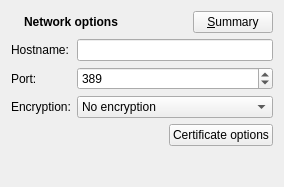
         <widget class="QWidget" name="WStackPage" >
          <layout class="QGridLayout" >
           <item row="2" column="0" >
            <widget class="QLabel" name="textLabel3" >
             <property name="text" >
              <string>Port:</string>
             </property>
             <property name="wordWrap" >
              <bool>false</bool>
             </property>
            </widget>
           </item>
           <item row="2" column="1" colspan="2" >
            <widget class="QSpinBox" name="portBox" >
             <property name="maximum" >
              <number>32767</number>
             </property>
             <property name="value" >
              <number>389</number>
             </property>
            </widget>
           </item>
           <item row="1" column="0" >
            <widget class="QLabel" name="textLabel2" >
             <property name="text" >
              <string>Hostname:</string>
             </property>
             <property name="wordWrap" >
              <bool>false</bool>
             </property>
            </widget>
           </item>
           <item row="1" column="1" colspan="2" >
            <widget class="QLineEdit" name="hostnameEdit" />
           </item>
           <item row="0" column="0" colspan="3" >
            <layout class="QHBoxLayout" >
             <item>
              <widget class="QLabel" name="pixmapLabel1_2" >
               <property name="sizePolicy" >
                <sizepolicy vsizetype="Preferred" hsizetype="Maximum" >
                 <horstretch>0</horstretch>
                 <verstretch>0</verstretch>
                </sizepolicy>
               </property>
               <property name="pixmap" >
                <pixmap/>
               </property>
               <property name="scaledContents" >
                <bool>false</bool>
               </property>
               <property name="wordWrap" >
                <bool>false</bool>
               </property>
              </widget>
             </item>
             <item>
              <widget class="QLabel" name="textLabel4" >
               <property name="text" >
                <string>&lt;b>Network options&lt;/b></string>
               </property>
               <property name="wordWrap" >
                <bool>false</bool>
               </property>
              </widget>
             </item>
             <item>
              <widget class="QPushButton" name="pushButton6" >
               <property name="sizePolicy" >
                <sizepolicy vsizetype="Fixed" hsizetype="Maximum" >
                 <horstretch>0</horstretch>
                 <verstretch>0</verstretch>
                </sizepolicy>
               </property>
               <property name="text" >
                <string>&amp;Summary</string>
               </property>
               <property name="shortcut" >
                <string>Alt+S</string>
               </property>
               <property name="autoDefault" >
                <bool>false</bool>
               </property>
              </widget>
             </item>
            </layout>
           </item>
           <item row="3" column="0" >
            <widget class="QLabel" name="textLabel5_2" >
             <property name="sizePolicy" >
              <sizepolicy vsizetype="Preferred" hsizetype="Maximum" >
               <horstretch>0</horstretch>
               <verstretch>0</verstretch>
              </sizepolicy>
             </property>
             <property name="text" >
              <string>Encryption:</string>
             </property>
             <property name="wordWrap" >
              <bool>false</bool>
             </property>
            </widget>
           </item>
           <item row="3" column="1" colspan="2" >
            <widget class="QComboBox" name="encryptionBox" >
             <item>
              <property name="text" >
               <string>No encryption</string>
              </property>
             </item>
             <item>
              <property name="text" >
               <string>TLS (Transport Layer Security)</string>
              </property>
             </item>
             <item>
              <property name="text" >
               <string>SSL (Secure Socket Layer)</string>
              </property>
             </item>
            </widget>
           </item>
           <item row="5" column="2" >
            <spacer>
             <property name="orientation" >
              <enum>Qt::Vertical</enum>
             </property>
             <property name="sizeType" >
              <enum>QSizePolicy::Expanding</enum>
             </property>
             <property name="sizeHint" >
              <size>
               <width>20</width>
               <height>30</height>
              </size>
             </property>
            </spacer>
           </item>
           <item row="4" column="0" colspan="2" >
            <spacer>
             <property name="orientation" >
              <enum>Qt::Horizontal</enum>
             </property>
             <property name="sizeType" >
              <enum>QSizePolicy::Expanding</enum>
             </property>
             <property name="sizeHint" >
              <size>
               <width>111</width>
               <height>21</height>
              </size>
             </property>
            </spacer>
           </item>
           <item row="4" column="2" >
            <widget class="QPushButton" name="editCertButton" >
             <property name="text" >
              <string>Certificate options</string>
             </property>
             <property name="autoDefault" >
              <bool>false</bool>
             </property>
            </widget>
           </item>
          </layout>
         </widget>
